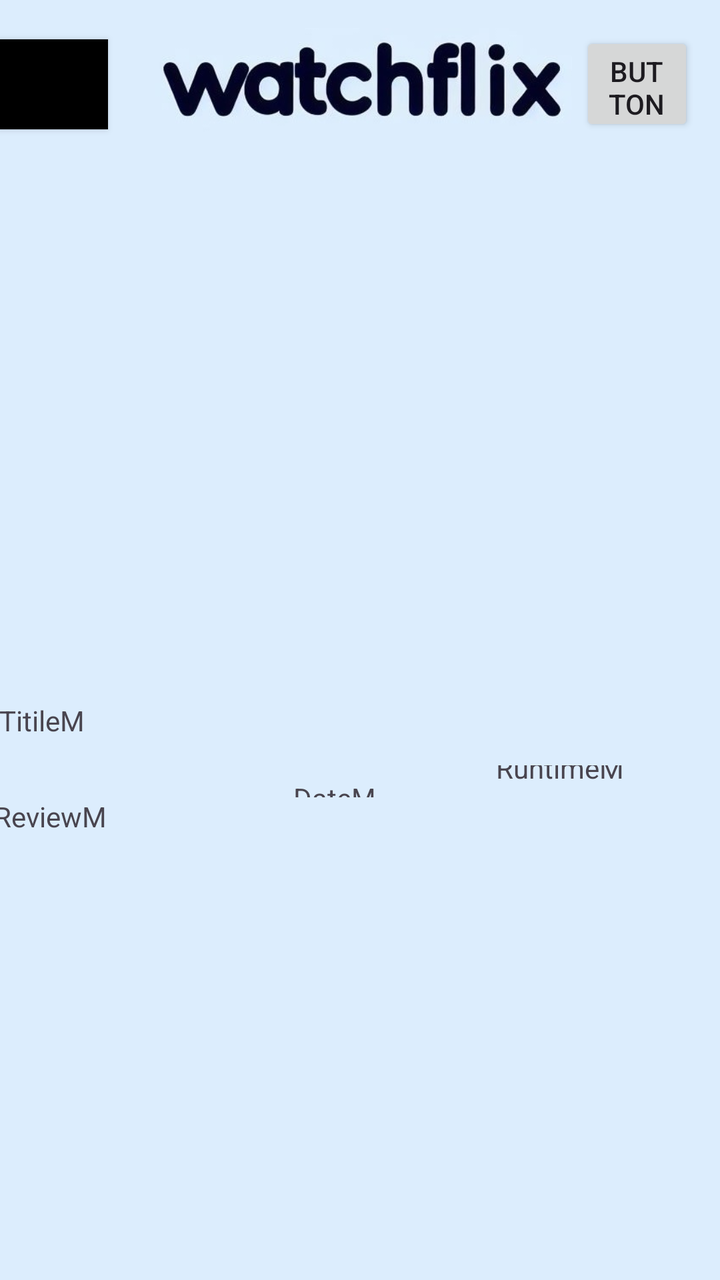
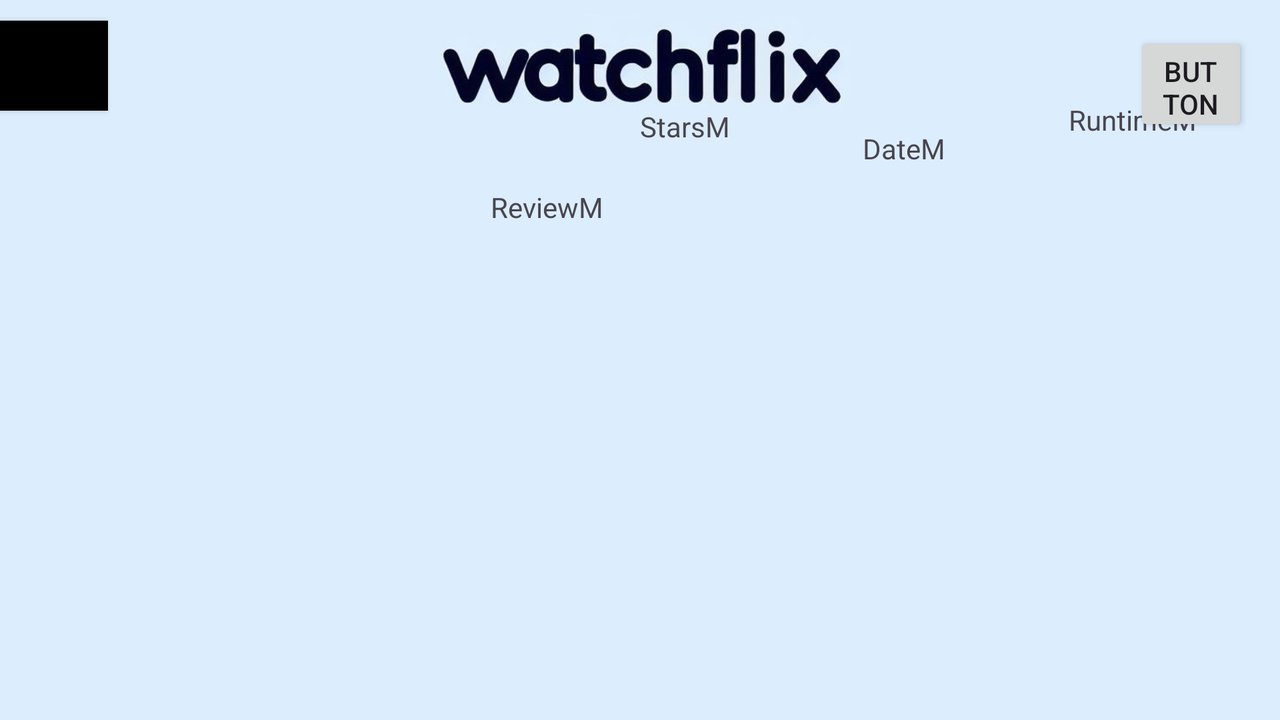

An Android layout and its configuration variant, each rendered on a device that would load it. The default file and the variant file are quoted in full after the pictures.
<!-- AndroidManifest.xml: application theme Theme.KatsanosErgasia -->
<!-- res/layout/activity_vews_m.xml -->
<?xml version="1.0" encoding="utf-8"?>
<androidx.constraintlayout.widget.ConstraintLayout xmlns:android="http://schemas.android.com/apk/res/android"
    xmlns:app="http://schemas.android.com/apk/res-auto"
    xmlns:tools="http://schemas.android.com/tools"
    android:id="@+id/main"
    android:layout_width="match_parent"
    android:layout_height="match_parent"
    android:background="#DCEDFD"
    tools:context=".VewsActivity">

    <ImageView
        android:id="@+id/imageView2"
        android:layout_width="226dp"
        android:layout_height="52dp"
        app:layout_constraintBottom_toBottomOf="parent"
        app:layout_constraintEnd_toEndOf="parent"
        app:layout_constraintStart_toStartOf="parent"
        app:layout_constraintTop_toTopOf="parent"
        app:layout_constraintVertical_bias="0.024"
        app:srcCompat="@drawable/watchflix" />

    <Button
        android:id="@+id/button2"
        android:layout_width="54dp"
        android:layout_height="45dp"
        android:background="#000000"
        app:icon="@drawable/baseline_arrow_back_24"
        app:iconTint="#030420"
        app:layout_constraintBottom_toBottomOf="parent"
        app:layout_constraintEnd_toStartOf="@+id/imageView2"
        app:layout_constraintHorizontal_bias="0.0"
        app:layout_constraintStart_toStartOf="parent"
        app:layout_constraintTop_toTopOf="parent"
        app:layout_constraintVertical_bias="0.033" />

    <ImageView
        android:id="@+id/imageView4"
        android:layout_width="373dp"
        android:layout_height="258dp"
        app:layout_constraintBottom_toBottomOf="parent"
        app:layout_constraintEnd_toEndOf="parent"
        app:layout_constraintStart_toStartOf="parent"
        app:layout_constraintTop_toBottomOf="@+id/imageView2"
        app:layout_constraintVertical_bias="0.059"
        app:srcCompat="@drawable/ic_launcher_foreground" />

    <TextView
        android:id="@+id/textView3"
        android:layout_width="79dp"
        android:layout_height="36dp"
        android:text="RuntimeM"
        app:layout_constraintBottom_toTopOf="@+id/textView6"
        app:layout_constraintEnd_toEndOf="parent"
        app:layout_constraintHorizontal_bias="0.512"
        app:layout_constraintStart_toEndOf="@+id/textView4"
        app:layout_constraintTop_toBottomOf="@+id/textView5"
        app:layout_constraintVertical_bias="0.424" />

    <TextView
        android:id="@+id/textView"
        android:layout_width="69dp"
        android:layout_height="31dp"
        android:layout_marginTop="15dp"
        android:text="StarsM"
        app:layout_constraintBottom_toTopOf="@+id/textView6"
        app:layout_constraintEnd_toStartOf="@+id/textView4"
        app:layout_constraintHorizontal_bias="0.385"
        app:layout_constraintStart_toStartOf="parent"
        app:layout_constraintTop_toBottomOf="@+id/textView5"
        app:layout_constraintVertical_bias="0.0" />

    <TextView
        android:id="@+id/textView4"
        android:layout_width="67dp"
        android:layout_height="30dp"
        android:text="DateM"
        app:layout_constraintBottom_toBottomOf="parent"
        app:layout_constraintEnd_toEndOf="parent"
        app:layout_constraintStart_toStartOf="parent"
        app:layout_constraintTop_toBottomOf="@+id/imageView4"
        app:layout_constraintVertical_bias="0.174" />

    <TextView
        android:id="@+id/textView5"
        android:layout_width="362dp"
        android:layout_height="32dp"
        android:text="TitileM"
        app:layout_constraintBottom_toTopOf="@+id/textView4"
        app:layout_constraintEnd_toEndOf="parent"
        app:layout_constraintHorizontal_bias="0.489"
        app:layout_constraintStart_toStartOf="parent"
        app:layout_constraintTop_toBottomOf="@+id/imageView4"
        app:layout_constraintVertical_bias="0.548" />

    <TextView
        android:id="@+id/textView6"
        android:layout_width="367dp"
        android:layout_height="262dp"
        android:text="ReviewM"
        app:layout_constraintBottom_toBottomOf="parent"
        app:layout_constraintEnd_toEndOf="parent"
        app:layout_constraintStart_toStartOf="parent"
        app:layout_constraintTop_toBottomOf="@+id/textView4" />

    <Button
        android:id="@+id/button"
        android:layout_width="57dp"
        android:layout_height="52dp"
        android:layout_marginTop="16dp"
        android:layout_marginEnd="16dp"
        android:layout_marginRight="16dp"
        android:text="Button"
        app:icon="@android:drawable/btn_star_big_off"
        app:layout_constraintBottom_toTopOf="@+id/imageView4"
        app:layout_constraintEnd_toEndOf="parent"
        app:layout_constraintHorizontal_bias="0.526"
        app:layout_constraintStart_toEndOf="@+id/imageView2"
        app:layout_constraintTop_toTopOf="parent"
        app:layout_constraintVertical_bias="0.0" />

</androidx.constraintlayout.widget.ConstraintLayout>
<!-- resources referenced by this layout -->
<resources>
  <!-- drawable ic_launcher_foreground: webp bitmap (mipmap-hdpi, 5514 bytes) -->
  <!-- drawable watchflix: jpg bitmap (drawable, 14444 bytes) -->
  <!-- from res/values-v23/ -->
  <style name="Theme.KatsanosErgasia" parent="Base.Theme.KatsanosErgasia">
      
      <item name="android:navigationBarColor">@android:color/transparent</item>
      <item name="android:statusBarColor">@android:color/transparent</item>
      <item name="android:windowLightStatusBar">?attr/isLightTheme</item>
    </style>
  <style name="Base.Theme.KatsanosErgasia" parent="Theme.Material3.DayNight.NoActionBar">
          
          
          <item name="colorPrimary">@color/ic_launcher_background</item>
          <item name="android:background">@color/ic_launcher_background</item>
          <item name="android:navigationBarColor" tools:targetApi="lollipop">@color/ic_launcher_background</item>
      </style>
  <color name="ic_launcher_background">#DCEDFD</color>
</resources>
<!-- res/layout-land/activity_vews_m.xml (the author's variant of the layout above) -->
<!-- drawn on the phone turned sideways -->
<?xml version="1.0" encoding="utf-8"?>
<androidx.constraintlayout.widget.ConstraintLayout xmlns:android="http://schemas.android.com/apk/res/android"
    xmlns:app="http://schemas.android.com/apk/res-auto"
    xmlns:tools="http://schemas.android.com/tools"
    android:id="@+id/main"
    android:layout_width="match_parent"
    android:layout_height="match_parent"
    android:background="#DCEDFD"
    tools:context=".VewsActivity">

    <ImageView
        android:id="@+id/imageView2"
        android:layout_width="226dp"
        android:layout_height="52dp"
        app:layout_constraintBottom_toBottomOf="parent"
        app:layout_constraintEnd_toEndOf="parent"
        app:layout_constraintStart_toStartOf="parent"
        app:layout_constraintTop_toTopOf="parent"
        app:layout_constraintVertical_bias="0.024"
        app:srcCompat="@drawable/watchflix" />

    <Button
        android:id="@+id/button2"
        android:layout_width="54dp"
        android:layout_height="45dp"
        android:background="#000000"
        app:icon="@drawable/baseline_arrow_back_24"
        app:iconTint="#030420"
        app:layout_constraintBottom_toBottomOf="parent"
        app:layout_constraintEnd_toStartOf="@+id/imageView2"
        app:layout_constraintHorizontal_bias="0.0"
        app:layout_constraintStart_toStartOf="parent"
        app:layout_constraintTop_toTopOf="parent"
        app:layout_constraintVertical_bias="0.033" />

    <ImageView
        android:id="@+id/imageView4"
        android:layout_width="294dp"
        android:layout_height="323dp"
        app:layout_constraintBottom_toBottomOf="parent"
        app:layout_constraintEnd_toEndOf="parent"
        app:layout_constraintHorizontal_bias="0.036"
        app:layout_constraintStart_toStartOf="parent"
        app:layout_constraintTop_toBottomOf="@+id/imageView2"
        app:layout_constraintVertical_bias="0.259"
        app:srcCompat="@drawable/ic_launcher_foreground" />

    <TextView
        android:id="@+id/textView3"
        android:layout_width="68dp"
        android:layout_height="27dp"
        android:layout_marginBottom="16dp"
        android:text="RuntimeM"
        app:layout_constraintBottom_toTopOf="@+id/textView6"
        app:layout_constraintEnd_toEndOf="parent"
        app:layout_constraintHorizontal_bias="0.489"
        app:layout_constraintStart_toEndOf="@+id/textView4"
        app:layout_constraintTop_toTopOf="parent"
        app:layout_constraintVertical_bias="0.986" />

    <TextView
        android:id="@+id/textView"
        android:layout_width="69dp"
        android:layout_height="31dp"
        android:text="StarsM"
        app:layout_constraintBottom_toTopOf="@+id/textView6"
        app:layout_constraintEnd_toStartOf="@+id/textView4"
        app:layout_constraintHorizontal_bias="0.883"
        app:layout_constraintStart_toStartOf="parent"
        app:layout_constraintTop_toTopOf="parent"
        app:layout_constraintVertical_bias="0.85" />

    <TextView
        android:id="@+id/textView4"
        android:layout_width="67dp"
        android:layout_height="30dp"
        android:text="DateM"
        app:layout_constraintBottom_toBottomOf="parent"
        app:layout_constraintEnd_toEndOf="parent"
        app:layout_constraintHorizontal_bias="0.753"
        app:layout_constraintStart_toStartOf="parent"
        app:layout_constraintTop_toTopOf="parent"
        app:layout_constraintVertical_bias="0.196" />

    <TextView
        android:id="@+id/textView5"
        android:layout_width="362dp"
        android:layout_height="32dp"
        android:text="TitileM"
        app:layout_constraintBottom_toTopOf="@+id/textView4"
        app:layout_constraintEnd_toEndOf="parent"
        app:layout_constraintHorizontal_bias="0.489"
        app:layout_constraintStart_toStartOf="parent"
        app:layout_constraintTop_toBottomOf="@+id/imageView4"
        app:layout_constraintVertical_bias="0.548" />

    <TextView
        android:id="@+id/textView6"
        android:layout_width="383dp"
        android:layout_height="268dp"
        android:text="ReviewM"
        app:layout_constraintBottom_toBottomOf="parent"
        app:layout_constraintEnd_toEndOf="parent"
        app:layout_constraintHorizontal_bias="0.954"
        app:layout_constraintStart_toStartOf="parent"
        app:layout_constraintTop_toBottomOf="@+id/textView4"
        app:layout_constraintVertical_bias="0.342" />

    <Button
        android:id="@+id/button"
        android:layout_width="57dp"
        android:layout_height="52dp"
        android:layout_marginTop="16dp"
        android:layout_marginEnd="16dp"
        android:layout_marginRight="16dp"
        android:text="Button"
        app:icon="@android:drawable/btn_star_big_off"
        app:layout_constraintBottom_toTopOf="@+id/imageView4"
        app:layout_constraintEnd_toEndOf="parent"
        app:layout_constraintHorizontal_bias="1.0"
        app:layout_constraintStart_toEndOf="@+id/imageView2"
        app:layout_constraintTop_toTopOf="parent"
        app:layout_constraintVertical_bias="0.0" />

</androidx.constraintlayout.widget.ConstraintLayout>
